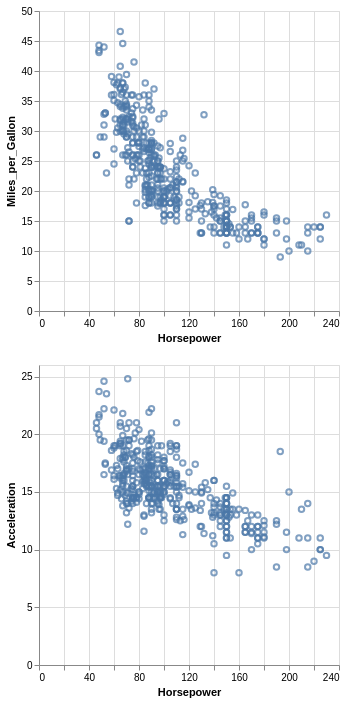

Here is the Vega-Lite specification saved for this chart:
### Vega-Lite specification from a JSON file in a GitHub repository (floating-point values rounded to 4 significant figures; data arrays with more than 128 entries replaced by an {"elided": "..."} marker saying what was removed)
{"$schema": "https://vega.github.io/schema/vega-lite/v4.json", "data": {"values": {"elided": "406 records"}}, "vconcat": [{"selection": {"region": {"type": "interval", "bind": "scales"}}, "mark": "point", "encoding": {"x": {"field": "Horsepower", "type": "quantitative"}, "y": {"field": "Miles_per_Gallon", "type": "quantitative"}}}, {"mark": "point", "encoding": {"x": {"field": "Horsepower", "type": "quantitative"}, "y": {"field": "Acceleration", "type": "quantitative"}}}], "resolve": {"scale": {"x": "shared"}}}
